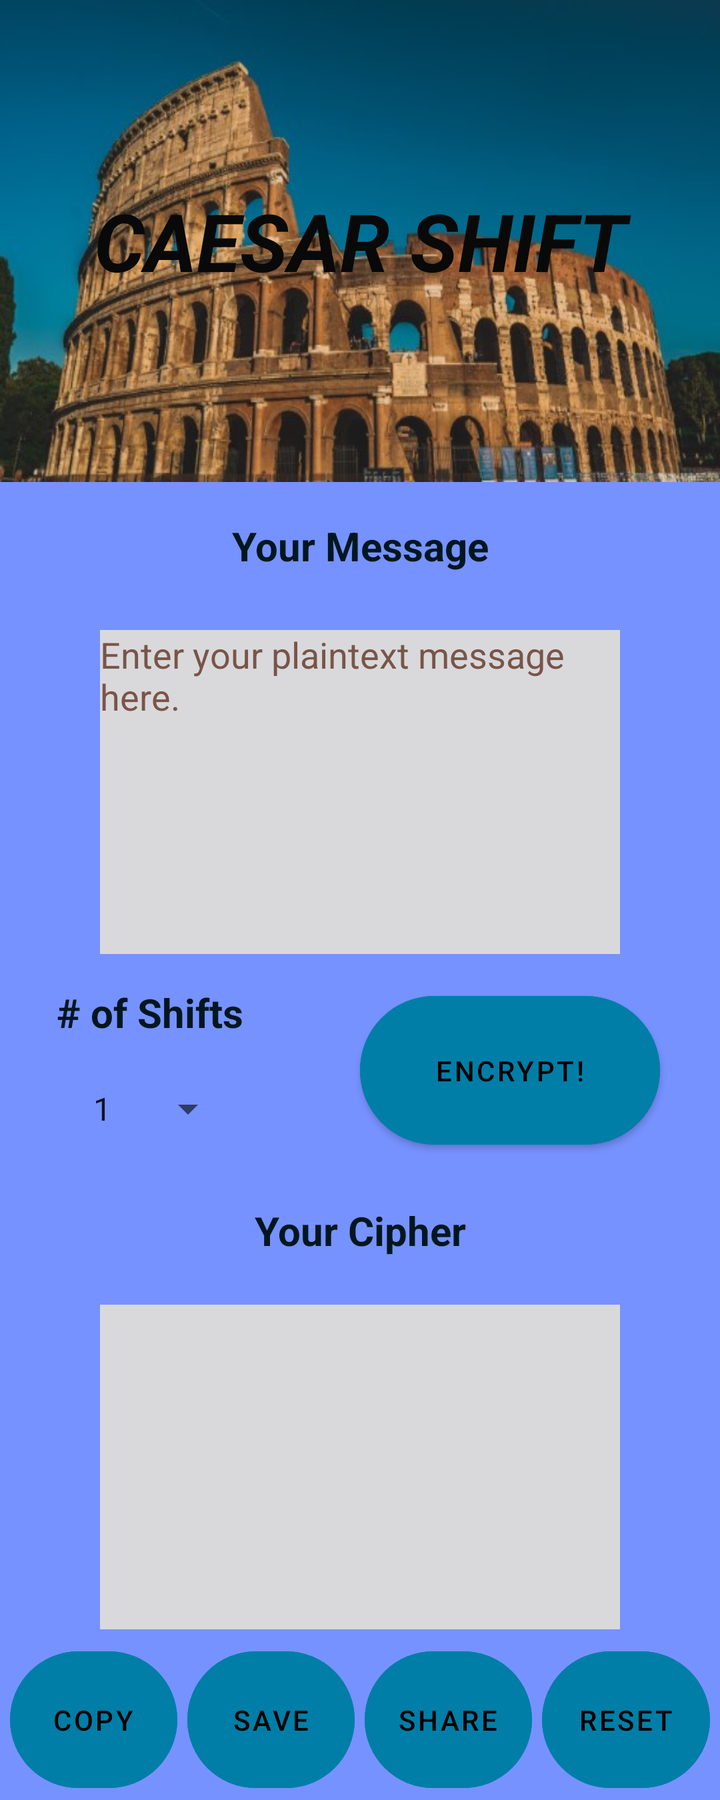
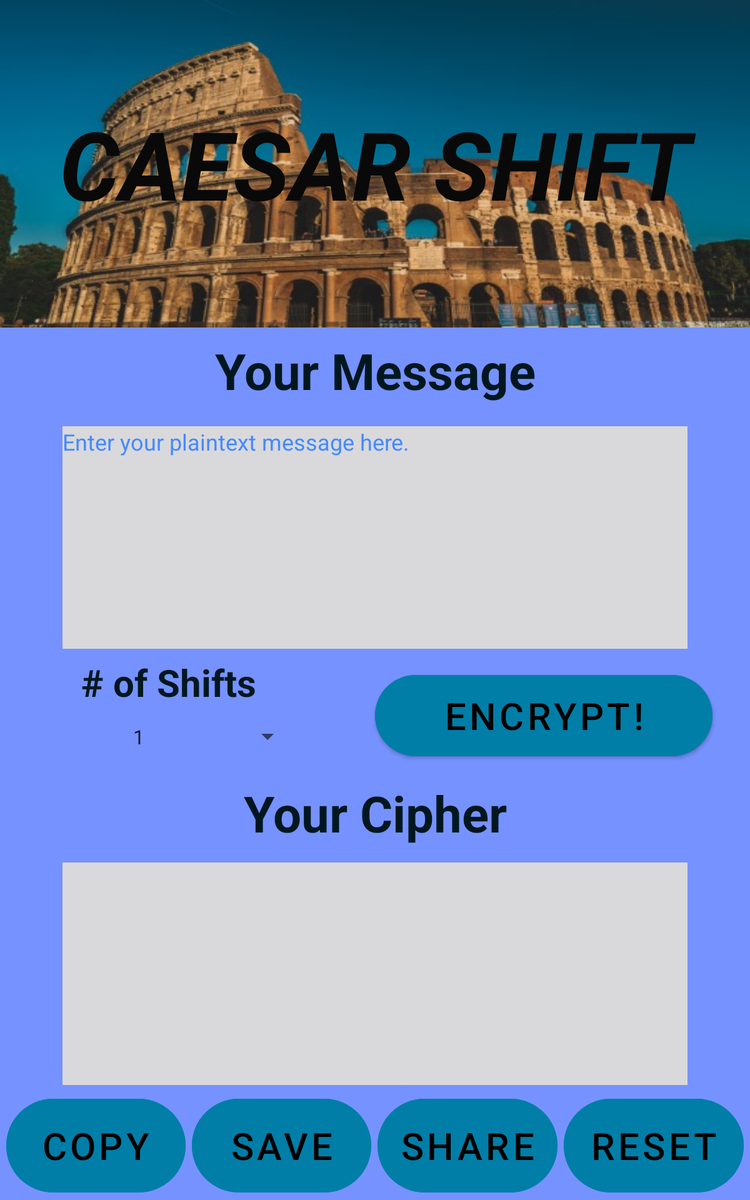

Compare how this app lays out the same screen by default and in its alternative resource folder. The renders come first, then the two layout files and the values they reference.
<!-- AndroidManifest.xml: application theme Theme.ChatInCode -->
<!-- res/layout/activity_caesar_shift.xml -->
<?xml version="1.0" encoding="utf-8"?>
<ScrollView xmlns:android="http://schemas.android.com/apk/res/android"
    xmlns:app="http://schemas.android.com/apk/res-auto"
    xmlns:tools="http://schemas.android.com/tools"
    android:layout_width="match_parent"
    android:layout_height="match_parent"
    android:backgroundTint="@color/palette_light"
    tools:context=".CaesarShift">

    <LinearLayout
        android:layout_width="match_parent"
        android:layout_height="wrap_content"
        android:backgroundTint="@color/palette_light">

        <GridLayout
            android:layout_width="match_parent"
            android:layout_height="900dp"
            android:columnCount="2"
            android:rowCount="5"
            tools:context=".CaesarShift">

            <FrameLayout
                android:layout_width="match_parent"
                android:layout_height="0dp"
                android:layout_row="0"
                android:layout_rowWeight="3"
                android:layout_column="0"
                android:layout_columnWeight="1"
                android:background="@color/palette_light"
                android:weightSum="2">

                <ImageView
                    android:id="@+id/subCipherImg"
                    android:layout_width="match_parent"
                    android:layout_height="match_parent"
                    android:contentDescription="@string/caesarShiftImgDescr"
                    android:scaleType="fitXY"
                    app:srcCompat="@drawable/roman_photo" />

                <TextView
                    android:id="@+id/subCipherTitle"
                    android:layout_width="match_parent"
                    android:layout_height="match_parent"
                    android:gravity="center"
                    android:text="@string/caesarShiftTitle"
                    android:textAlignment="gravity"
                    android:textAllCaps="true"
                    android:textColor="#090909"
                    android:textSize="40sp"
                    android:textStyle="bold|italic" />

            </FrameLayout>

            <LinearLayout
                android:layout_width="0dp"
                android:layout_height="0dp"
                android:layout_row="1"
                android:layout_rowWeight="3"
                android:layout_column="0"
                android:layout_columnWeight="1"
                android:background="@color/palette_light"
                android:orientation="vertical"
                android:weightSum="4">


                <TextView
                    android:id="@+id/inputLbl"
                    android:layout_width="match_parent"
                    android:layout_height="0dp"
                    android:layout_marginStart="50dp"
                    android:layout_marginTop="5dp"
                    android:layout_marginEnd="50dp"
                    android:layout_marginBottom="5dp"
                    android:layout_weight="1"
                    android:gravity="center|center_vertical"
                    android:text="@string/yourMessageLbl"
                    android:textAlignment="gravity"
                    android:textColor="@color/palette_dark"
                    android:textSize="20sp"
                    android:textStyle="bold" />

                <EditText
                    android:id="@+id/inputTxtBox"
                    android:layout_width="match_parent"
                    android:layout_height="0dp"
                    android:layout_marginStart="50dp"
                    android:layout_marginTop="10dp"
                    android:layout_marginEnd="50dp"
                    android:layout_marginBottom="5dp"
                    android:layout_weight="3"
                    android:background="@color/backInput"
                    android:ems="10"
                    android:gravity="top"
                    android:hint="@string/enterMessHint"
                    android:importantForAutofill="no"
                    android:inputType="textMultiLine"
                    android:textColor="@color/palette_dark"
                    android:textColorHint="#795548" />
            </LinearLayout>


            <LinearLayout
                android:layout_width="0dp"
                android:layout_height="0dp"
                android:layout_row="2"
                android:layout_rowWeight="1.2"
                android:layout_column="0"
                android:layout_columnWeight="2"
                android:background="@color/palette_light"
                android:orientation="horizontal"
                android:weightSum="2">

                <androidx.constraintlayout.widget.ConstraintLayout
                    android:layout_width="0dp"
                    android:layout_height="match_parent"
                    android:layout_weight="1"
                    android:orientation="vertical">

                    <TextView
                        android:id="@+id/keyInputLbl"
                        android:layout_width="0dp"
                        android:layout_height="0dp"
                        android:gravity="center"
                        android:text="@string/numShiftsLbl"
                        android:textAlignment="center"
                        android:textAllCaps="false"
                        android:textColor="@color/palette_dark"
                        android:textSize="20sp"
                        android:textStyle="bold"
                        app:layout_constraintBottom_toTopOf="@+id/caesar_shift_spinner"
                        app:layout_constraintEnd_toEndOf="parent"
                        app:layout_constraintStart_toStartOf="parent"
                        app:layout_constraintTop_toTopOf="parent" />

                    <Spinner
                        android:id="@+id/caesar_shift_spinner"
                        android:layout_width="0dp"
                        android:layout_height="0dp"
                        android:layout_marginStart="32dp"
                        android:layout_marginEnd="32dp"
                        android:dropDownWidth="match_parent"
                        android:entries="@array/caesar_shift_array"
                        android:spinnerMode="dropdown"
                        android:textAlignment="center"
                        app:layout_constraintBottom_toBottomOf="parent"
                        app:layout_constraintEnd_toEndOf="parent"
                        app:layout_constraintStart_toStartOf="parent"
                        app:layout_constraintTop_toBottomOf="@+id/keyInputLbl" />
                </androidx.constraintlayout.widget.ConstraintLayout>

                <Button
                    android:id="@+id/encrypt_decryptBtn"
                    android:layout_width="0dp"
                    android:layout_height="match_parent"
                    android:layout_marginStart="30dp"
                    android:layout_marginTop="10dp"
                    android:layout_marginEnd="30dp"
                    android:layout_weight="1"
                    android:backgroundTint="@color/palette_mid"
                    android:text="@string/encryptBtn"
                    android:textColor="#000000"
                    app:cornerRadius="50sp" />

            </LinearLayout>

            <LinearLayout
                android:layout_width="0dp"
                android:layout_height="0dp"
                android:layout_row="3"
                android:layout_rowWeight="3"
                android:layout_column="0"
                android:layout_columnWeight="2"
                android:background="@color/palette_light"
                android:orientation="vertical"
                android:weightSum="4">

                <TextView
                    android:id="@+id/outputLbl"
                    android:layout_width="match_parent"
                    android:layout_height="0dp"
                    android:layout_marginStart="50dp"
                    android:layout_marginTop="10dp"
                    android:layout_marginEnd="50dp"
                    android:layout_marginBottom="5dp"
                    android:layout_weight="1"
                    android:gravity="center"
                    android:text="@string/yourCiphLbl"
                    android:textAlignment="gravity"
                    android:textColor="@color/palette_dark"
                    android:textSize="20sp"
                    android:textStyle="bold" />

                <TextView
                    android:id="@+id/outputTxtBox"
                    android:layout_width="match_parent"
                    android:layout_height="0dp"
                    android:layout_marginStart="50dp"
                    android:layout_marginTop="5dp"
                    android:layout_marginEnd="50dp"
                    android:layout_marginBottom="5dp"
                    android:layout_weight="3"
                    android:background="@color/backInput"
                    android:ems="10"
                    android:importantForAutofill="no"
                    android:textColor="@color/palette_dark" />

            </LinearLayout>

            <LinearLayout
                style="?android:buttonBarStyle"
                android:layout_width="match_parent"
                android:layout_height="0dp"
                android:layout_row="4"
                android:layout_rowWeight="1"
                android:layout_column="0"
                android:layout_columnWeight="1"
                android:background="@color/palette_light"
                android:orientation="horizontal"
                android:weightSum="4">

                <Button
                    android:id="@+id/copyBtn"
                    style="?android:attr/buttonBarButtonStyle"
                    android:layout_width="0dp"
                    android:layout_height="match_parent"
                    android:layout_marginStart="5dp"
                    android:layout_marginEnd="5dp"
                    android:layout_weight="1"
                    android:text="@string/copyBtn"
                    app:cornerRadius="50sp"
                    android:backgroundTint="@color/palette_mid"
                    android:textColor="#000000" />

                <Button
                    android:id="@+id/saveBtn"
                    style="?android:attr/buttonBarButtonStyle"
                    android:layout_width="0dp"
                    android:layout_height="match_parent"
                    android:layout_marginEnd="5dp"
                    android:layout_weight="1"
                    android:text="@string/saveBtn"
                    app:cornerRadius="50sp"
                    android:backgroundTint="@color/palette_mid"
                    android:textColor="#000000"/>

                <Button
                    android:id="@+id/shareBtn"
                    style="?android:attr/buttonBarButtonStyle"
                    android:layout_width="0dp"
                    android:layout_height="match_parent"
                    android:layout_marginEnd="5dp"
                    android:layout_weight="1"
                    app:cornerRadius="50sp"
                    android:text="@string/shareBtn"
                    android:backgroundTint="@color/palette_mid"
                    android:textColor="#000000"/>

                <Button
                    android:id="@+id/deleteBtn"
                    style="?android:attr/buttonBarButtonStyle"
                    android:layout_width="0dp"
                    android:layout_height="match_parent"
                    android:layout_marginEnd="5dp"
                    android:layout_weight="1"
                    app:cornerRadius="50sp"
                    android:text="@string/resetBtn"
                    android:backgroundTint="@color/palette_mid"
                    android:textColor="#000000" />

            </LinearLayout>


        </GridLayout>
    </LinearLayout>
</ScrollView>
<!-- resources referenced by this layout -->
<resources>
  <string-array name="caesar_shift_array">
          <item>1</item>
          <item>2</item>
          <item>3</item>
          <item>4</item>
          <item>5</item>
          <item>6</item>
          <item>7</item>
          <item>8</item>
          <item>9</item>
          <item>10</item>
          <item>11</item>
          <item>12</item>
          <item>13</item>
          <item>14</item>
          <item>15</item>
          <item>16</item>
          <item>17</item>
          <item>18</item>
          <item>19</item>
          <item>20</item>
          <item>21</item>
          <item>22</item>
          <item>23</item>
          <item>24</item>
          <item>25</item>
      </string-array>
  <color name="backInput">#FFD9D9DC</color>
  <color name="palette_dark">#00171F</color>
  <color name="palette_light">#7692FF</color>
  <color name="palette_mid">#007EA7</color>
  <!-- drawable roman_photo: jpg bitmap (drawable, 51164 bytes) -->
  <string name="caesarShiftImgDescr">The Roman Colosseum.</string>
  <string name="caesarShiftTitle">CAESAR SHIFT</string>
  <string name="copyBtn">Copy</string>
  <string name="encryptBtn">Encrypt!</string>
  <string name="enterMessHint">Enter your plaintext message here.</string>
  <string name="numShiftsLbl"># of Shifts</string>
  <string name="resetBtn">RESET</string>
  <string name="saveBtn">Save</string>
  <string name="shareBtn">Share</string>
  <string name="yourCiphLbl">Your Cipher</string>
  <string name="yourMessageLbl">Your Message</string>
  <style name="Theme.ChatInCode" parent="Theme.MaterialComponents.DayNight.DarkActionBar">
          
          <item name="colorPrimary">@color/purple_500</item>
          <item name="colorPrimaryVariant">@color/purple_700</item>
          <item name="colorOnPrimary">@color/white</item>
          
          <item name="colorSecondary">@color/teal_200</item>
          <item name="colorSecondaryVariant">@color/teal_700</item>
          <item name="colorOnSecondary">@color/black</item>
          
          <item name="android:statusBarColor" tools:targetApi="l">?attr/colorPrimaryVariant</item>
          
      </style>
  <color name="purple_500">#FF6200EE</color>
  <color name="purple_700">#FF3700B3</color>
  <color name="white">#FFFFFFFF</color>
  <color name="teal_200">#FF03DAC5</color>
  <color name="teal_700">#FF018786</color>
  <color name="black">#FF000000</color>
</resources>
<!-- res/layout-sw600dp/activity_caesar_shift.xml (the repository's variant of the layout above) -->
<!-- drawn on a 7-inch tablet held upright -->
<?xml version="1.0" encoding="utf-8"?>
        <GridLayout
            xmlns:android="http://schemas.android.com/apk/res/android"
            xmlns:app="http://schemas.android.com/apk/res-auto"
            xmlns:tools="http://schemas.android.com/tools"
            android:layout_width="match_parent"
            android:layout_height="match_parent"
            android:columnCount="2"
            android:rowCount="5"
            tools:context=".CaesarShift">

            <FrameLayout
                android:layout_width="match_parent"
                android:layout_height="0dp"
                android:layout_row="0"
                android:layout_rowWeight="3"
                android:layout_column="0"
                android:layout_columnWeight="1"
                android:background="@color/palette_light"
                android:weightSum="2">

                <ImageView
                    android:id="@+id/subCipherImg"
                    android:layout_width="match_parent"
                    android:layout_height="match_parent"
                    android:contentDescription="@string/caesarShiftImgDescr"
                    android:scaleType="fitXY"
                    app:srcCompat="@drawable/roman_photo" />

                <TextView
                    android:id="@+id/subCipherTitle"
                    android:layout_width="match_parent"
                    android:layout_height="match_parent"
                    android:gravity="center"
                    android:text="@string/caesarShiftTitle"
                    android:textAlignment="gravity"
                    android:textAllCaps="true"
                    android:textColor="#090909"
                    android:textSize="76sp"
                    android:textStyle="bold|italic" />

            </FrameLayout>

            <LinearLayout
                android:layout_width="0dp"
                android:layout_height="0dp"
                android:layout_row="1"
                android:layout_rowWeight="3"
                android:layout_column="0"
                android:layout_columnWeight="1"
                android:background="@color/palette_light"
                android:orientation="vertical"
                android:weightSum="4">


                <TextView
                    android:id="@+id/inputLbl"
                    android:layout_width="match_parent"
                    android:layout_height="0dp"
                    android:layout_marginStart="50dp"
                    android:layout_marginTop="5dp"
                    android:layout_marginEnd="50dp"
                    android:layout_marginBottom="5dp"
                    android:layout_weight="1"
                    android:gravity="center"
                    android:text="@string/yourMessageLbl"
                    android:textAlignment="gravity"
                    android:textColor="@color/palette_dark"
                    android:textSize="40sp"
                    android:textStyle="bold" />

                <EditText
                    android:id="@+id/inputTxtBox"
                    android:layout_width="match_parent"
                    android:layout_height="0dp"
                    android:layout_marginStart="50dp"
                    android:layout_marginTop="10dp"
                    android:layout_marginEnd="50dp"
                    android:layout_marginBottom="5dp"
                    android:layout_weight="3"
                    android:background="@color/backInput"
                    android:ems="10"
                    android:gravity="top"
                    android:hint="@string/enterMessHint"
                    android:importantForAutofill="no"
                    android:inputType="textMultiLine"
                    android:textColor="@color/palette_dark"
                    android:textColorHint="#448AFF" />
            </LinearLayout>


            <LinearLayout
                android:layout_width="0dp"
                android:layout_height="0dp"
                android:layout_row="2"
                android:layout_rowWeight="1"
                android:layout_column="0"
                android:layout_columnWeight="2"
                android:background="@color/palette_light"
                android:orientation="horizontal"
                android:weightSum="2">

                <androidx.constraintlayout.widget.ConstraintLayout
                    android:layout_width="0dp"
                    android:layout_height="match_parent"
                    android:layout_weight="1"
                    android:orientation="vertical">

                    <TextView
                        android:id="@+id/keyInputLbl"
                        android:layout_width="0dp"
                        android:layout_height="0dp"
                        android:gravity="center"
                        android:text="@string/numShiftsLbl"
                        android:textAlignment="center"
                        android:textAllCaps="false"
                        android:textColor="@color/palette_dark"
                        android:textSize="30sp"
                        android:textStyle="bold"
                        app:layout_constraintBottom_toTopOf="@+id/caesar_shift_spinner"
                        app:layout_constraintEnd_toEndOf="parent"
                        app:layout_constraintStart_toStartOf="parent"
                        app:layout_constraintTop_toTopOf="parent" />

                    <Spinner
                        android:id="@+id/caesar_shift_spinner"
                        android:layout_width="0dp"
                        android:layout_height="0dp"
                        android:layout_marginStart="32dp"
                        android:layout_marginEnd="32dp"
                        android:dropDownWidth="match_parent"
                        android:entries="@array/caesar_shift_array"
                        android:spinnerMode="dropdown"
                        android:textAlignment="center"
                        app:layout_constraintBottom_toBottomOf="parent"
                        app:layout_constraintEnd_toEndOf="parent"
                        app:layout_constraintStart_toStartOf="parent"
                        app:layout_constraintTop_toBottomOf="@+id/keyInputLbl" />
                </androidx.constraintlayout.widget.ConstraintLayout>

                <Button
                    android:id="@+id/encrypt_decryptBtn"
                    android:layout_width="0dp"
                    android:layout_height="match_parent"
                    android:layout_marginStart="30dp"
                    android:layout_marginTop="10dp"
                    android:layout_marginEnd="30dp"
                    android:layout_weight="1"
                    android:backgroundTint="@color/palette_mid"
                    android:text="@string/encryptBtn"
                    app:cornerRadius="50sp"
                    android:textColor="#000000"
                    android:textSize="30sp" />

            </LinearLayout>

            <LinearLayout
                android:layout_width="0dp"
                android:layout_height="0dp"
                android:layout_row="3"
                android:layout_rowWeight="3"
                android:layout_column="0"
                android:layout_columnWeight="2"
                android:background="@color/palette_light"
                android:orientation="vertical"
                android:weightSum="4">

                <TextView
                    android:id="@+id/outputLbl"
                    android:layout_width="match_parent"
                    android:layout_height="0dp"
                    android:layout_marginStart="50dp"
                    android:layout_marginTop="10dp"
                    android:layout_marginEnd="50dp"
                    android:layout_marginBottom="5dp"
                    android:layout_weight="1"
                    android:gravity="center"
                    android:text="@string/yourCiphLbl"
                    android:textAlignment="gravity"
                    android:textColor="@color/palette_dark"
                    android:textSize="40sp"
                    android:textStyle="bold" />

                <TextView
                    android:id="@+id/outputTxtBox"
                    android:layout_width="match_parent"
                    android:layout_height="0dp"
                    android:layout_marginStart="50dp"
                    android:layout_marginTop="5dp"
                    android:layout_marginEnd="50dp"
                    android:layout_marginBottom="5dp"
                    android:layout_weight="3"
                    android:background="@color/backInput"
                    android:ems="10"
                    android:importantForAutofill="no"
                    android:textColor="@color/palette_dark" />

            </LinearLayout>

            <LinearLayout
                style="?android:buttonBarStyle"
                android:layout_width="match_parent"
                android:layout_height="0dp"
                android:layout_row="4"
                android:layout_rowWeight="1"
                android:layout_column="0"
                android:layout_columnWeight="1"
                android:background="@color/palette_light"
                android:orientation="horizontal"
                android:weightSum="4">

                <Button
                    android:id="@+id/copyBtn"
                    style="?android:attr/buttonBarButtonStyle"
                    android:layout_width="0dp"
                    android:layout_height="match_parent"
                    android:layout_marginStart="5dp"
                    android:layout_marginEnd="5dp"
                    android:layout_weight="1"
                    android:backgroundTint="@color/palette_mid"
                    android:text="@string/copyBtn"
                    app:cornerRadius="50sp"
                    android:textColor="#000000"
                    android:textSize="30sp" />

                <Button
                    android:id="@+id/saveBtn"
                    style="?android:attr/buttonBarButtonStyle"
                    android:layout_width="0dp"
                    android:layout_height="match_parent"
                    android:layout_marginEnd="5dp"
                    android:layout_weight="1"
                    android:backgroundTint="@color/palette_mid"
                    android:text="@string/saveBtn"
                    app:cornerRadius="50sp"
                    android:textColor="#000000"
                    android:textSize="30sp" />

                <Button
                    android:id="@+id/shareBtn"
                    style="?android:attr/buttonBarButtonStyle"
                    android:layout_width="0dp"
                    android:layout_height="match_parent"
                    android:layout_marginEnd="5dp"
                    android:layout_weight="1"
                    android:backgroundTint="@color/palette_mid"
                    android:text="@string/shareBtn"
                    app:cornerRadius="50sp"
                    android:textColor="#000000"
                    android:textSize="30sp" />

                <Button
                    android:id="@+id/deleteBtn"
                    style="?android:attr/buttonBarButtonStyle"
                    android:layout_width="0dp"
                    android:layout_height="match_parent"
                    android:layout_marginEnd="5dp"
                    android:layout_weight="1"
                    android:backgroundTint="@color/palette_mid"
                    android:textColor="#000000"
                    android:text="@string/resetBtn"
                    app:cornerRadius="50sp"
                    android:textSize="30sp" />

            </LinearLayout>


        </GridLayout>
